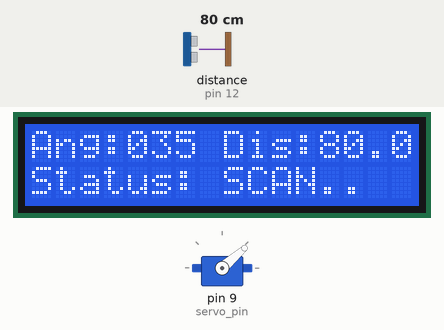
The sketch below on a simulated Arduino Uno, built with avr-gcc and run on an emulated ATmega328P. Shown: 16×2 character LCD, servo. The inputs (shaded band) are chosen by the test bench; at power-on: distance to the obstacle (sensor on pin 12) 80 cm. The echo pulse lasts 58.3 µs per cm; what the sketch prints to the serial monitor is not drawn.

Above: at 4.3 s.
4.4 s: distance to the obstacle (sensor on pin 12) set to 23 cm
At 5.2 s:
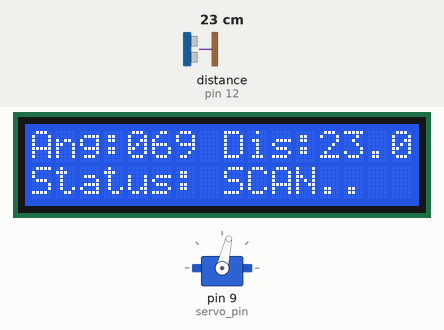
6.8 s: distance to the obstacle (sensor on pin 12) set to 18 cm
At 7.2 s:
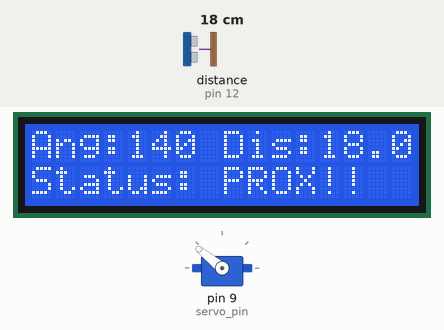
8.8 s: distance to the obstacle (sensor on pin 12) set to 12 cm
At 9.2 s:
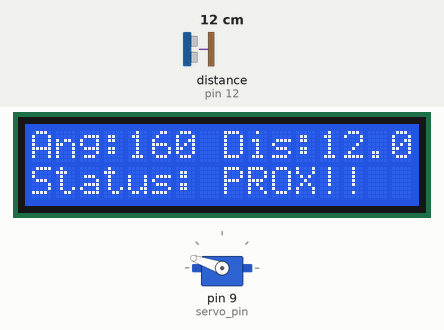
10.9 s: distance to the obstacle (sensor on pin 12) set to 9 cm
At 11.3 s:
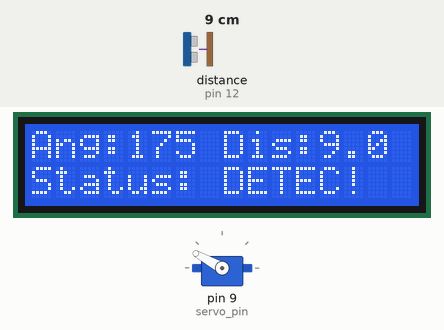
12.4 s: distance to the obstacle (sensor on pin 12) set to 183 cm
At 13.32 s:
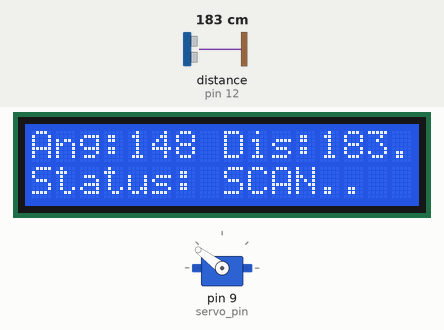
14.6 s: distance to the obstacle (sensor on pin 12) set to 120 cm
At 14.96 s:
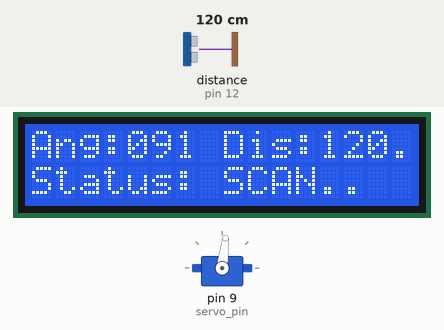
Timing chart, 0 to 53.1 s (numbered marks = the images above; inputs shaded):
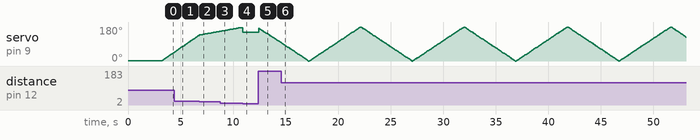

The sketch:

projeto_radar_sensor_botao_display_multitask20ok.ino
```cpp
/*Projeto Radar Ultrassonico
Programa: Radar Tracking object
Autor: Luiz C M Oliveira
Data: 08.12.2018
Versão:2.1 - Tracking objetct
Funcionamento: Ao detectar um objeto próximo reduz sua velocidade. Quando o objeto é DETECTADO reduz sua varredura ao objeto

*/
//Bibliotecas
#include <Servo.h>
#include <Ultrasonic.h>
#include <Wire.h>
#include <LiquidCrystal_I2C.h>

//Pinos de I/O
#define servo_pin 9           //pino pwm servo
#define TRIGGER_PIN  11
#define ECHO_PIN     12

//Objetos
Servo servo_radar; // Cria objeto servo
Ultrasonic ultrasonic(TRIGGER_PIN, ECHO_PIN); //cria objeto sensor ultrasonico
LiquidCrystal_I2C lcd(0x27,16,2);  // INSIRA o endereço do SEU display LCD obtido com o I2Cscanner

// variaveis de temporização
unsigned long previousMillisServo=0;
unsigned long previousMillisLED=0;
unsigned long previousMillisMede=0;
unsigned long previousMillisLCD=0;
unsigned long previousMillisSTA=0;
//unsigned long previousMillisPOT=0;
unsigned long previousMillisMSG=0;
//unsigned long previousMillisBOT=0;
//unsigned long lastDebounceTime=0;
unsigned long previousMillisMSGinit=0;
unsigned long previousMillisTRACK=0;
unsigned long previousMillisTRACKang;
unsigned long previousMillisSerial;


int intervalServo = 20;               //posicao atualizada a cada 10ms
int intervalLED = 200;                //Led pisca a cada 200ms
int intervalMedeDist = intervalServo; //Distancia medida a cada mudanca de posicao do servo
int intervalLCD = 100;                //Atualiza LCD a cada 300ms
int intervalSTA = intervalServo;      //Atualiza STATUS a cada movimento
//int intervalPOT = 5;                  //Atualiza valor potenciometros
int intervalMSG = 5;                  //Verifica se houve intenção de mudança de mensagem no display a cada 5ms
//int intervalBOT = 5;                  //Verifica se botao foi pressionado a cada 5ms
int intervalTRACK = 5;                //Intervalo para atualização velocidade e range - confome STATUS
int intervalTRACKang = 1;             //intervalo para atualização track angle;
int intervalSerial = 1000;             //Escreve na serial a cada 200ms (5x segundo)

// Controle movimento servo - inicializações
int ang_mid = 90;             //posição central servo
int vel = 20;                 //velocidade de varredura - conforme status do radar
int vel_default = 20;
int status_radar = 0;         //status radar - 0 - SCAN 1-PROX - 2-DETECT
int ang_ampl_default = 180;           //amplitude de varredura (180-0)
int ang_ampl = ang_ampl_default;
int ang_max = 180;
int ang_min = 0;
int ang = ang_min;            // angulo inicial de movimento
int ang_track = -1;            // angulo de detecção - -1 - objeto não detectado - 0 a 180 - angulo de track
int sensor_ang_correcao = 12;   // angulo de correção de detecção. Seguindo datasheet sensor ultrasonico

//Valores das leituras das entradas analógicas dos potenciometros
//int leitura_pot1_vel = 0;
//int leitura_pot2_ampl = 0;

//inicializações - leitor sensor ultrasonico
float distancia_cm;

//inicialização - variaveis de string para display
char *angs = malloc(4);
String stat[3]={"DETEC!","PROX!!","SCAN.."};

//inicializações - flags (variáveis binárias) e strings
String status = "SCAN";
int updown = LOW;       // contagem crescente e decrescente - LOW -> Crescente - HIGH ->decrescente
int display_msg = LOW;  //flag mensagem a ser mostrada no display - LOW (padrão) - HIGH - vel e ang_ampl
//int botao_press = LOW;  //flag indica se botao foi pressionado - HIGH - (SIM), LOW (Não)

void setup() {
   //pinMode(bot_pin, INPUT_PULLUP);
   Serial.begin(9600);
   lcd.init();                      // inicializa o LCD
   lcd.backlight();                 // acende a luz de fundo
   msginit_display();               // mostra mensagens iniciais
   servo_radar.attach(servo_pin);
   servo_radar.write(ang_mid);      //varredura começa no meio do curso
}

void loop() {
   // Loop - Multitarefa - Multitasking
   // obtem o tempo atual - millis()
   // Cada evento precisa de uma declaraçao if dentro do intervalo de tempo especificado

   unsigned long currentMillis = millis();
   intervalServo = vel;
//   ang_max = ang_mid + ang_ampl/2;     //atualiza limites conforme ang_ampl;
//   ang_min = ang_mid - ang_ampl/2;

   // Movimente Servomotor
   if ((unsigned long)(currentMillis - previousMillisServo) >= intervalServo){//Já passou o tempo para movimentação do servo? - Se sim execute, se não ignore

      if (status_radar != 2){ //Se o radar NÃO detectou nada
        if(updown == LOW){ //se não chegou no fim de curso - incrementa angulo
          ang++;
        }
        else if (updown == HIGH)
        {
          ang--; //se chegou - decremente angulo
        };
          servo_radar.write(ang);//posiciona radar - escreva angulo no servo

        if ((updown==LOW && ang>ang_max) || (updown==HIGH && ang < ang_min)) //Verifica se é momento de inverter o movimento do servo
          {                                                                  //inverte a direção se: a) (Ang++ e ang>ang_max) OU (Ang-- e ang<ang_min)
            updown=!updown;
          }
        }
      // atualiza o temmpo de movimentação do servo em previousMillisServo
      previousMillisServo = currentMillis;
      }

   // Meça distância
   if ((unsigned long)(currentMillis - previousMillisMede) >= intervalMedeDist) {//Já passou o tempo para medição da distancia? Se sim execute, se não ignore
      long microsec = ultrasonic.timing(); //emissão do sinal e medição do tempo de eco em microsegundos
      distancia_cm = ultrasonic.convert(microsec, Ultrasonic::CM); //conversao do tempo de eco para distância
      previousMillisMede = currentMillis;
   }

   //Atualize display - conforme mensagem necessária (display_msg)
   if ((unsigned long)(currentMillis - previousMillisLCD) >= intervalLCD) {//Já passou o tempo para atualização do display?
    if (display_msg == LOW){  //Nesta condição deverá ser apresentado no display a distancia, angulo e status
          lcd.clear();
          lcd.setCursor(0,0);
          lcd.print("Ang:");
          lcd.setCursor(8,0);
          lcd.print("Dis:");
          lcd.setCursor(0,1);
          lcd.print("Status: ");
          sprintf(angs, "%03d", ang);
          lcd.setCursor(4,0);
          lcd.print(angs);
          lcd.setCursor(12,0);
          lcd.print(distancia_cm,1);
          lcd.setCursor(8,1);
          lcd.print(status);
      }
    else if(display_msg == HIGH){//Nesta condição deverá ser apresentado - vel e ang de varredura
          lcd.clear();
          lcd.setCursor(0,0);
          lcd.print("*** Settings ***");
          lcd.setCursor(0,1);
          lcd.print("vel:");
          lcd.setCursor(4,1);
          lcd.print(vel);
          lcd.setCursor(8,1);
          lcd.print("ampl:");
          lcd.setCursor(13,1);
          lcd.print(ang_ampl);
          }
          previousMillisLCD = currentMillis;
   }

  //Atualize o STATUS de detecção - SCAN, PROX ou DETEC
    if ((unsigned long)(currentMillis - previousMillisSTA) >= intervalSTA){//Já é tempo de atualizar o status?
      if (distancia_cm > 20){
        status = stat[2]; //"SCAN.."
        status_radar = 0;
      }
      else if(distancia_cm <=20 && distancia_cm>10){
        status = stat[1]; //"PROX"
        status_radar = 1;
        }
      else {
        status = stat[0]; //"DETEC"
        status_radar = 2;
      }
    previousMillisSTA = currentMillis;
    }

    //Atualiza velocidade
    if ((unsigned long)(currentMillis - previousMillisTRACK) >= intervalTRACK){//Já passou o tempo para atualização velocidade?
      switch(status_radar){
        case 0: //Modo scan
          vel = vel_default; //velocidade padrão
          ang_ampl = ang_ampl_default;
          ang_mid = 90;
          ang_max = ang_mid + ang_ampl/2;
          ang_min = ang_mid - ang_ampl/2;
          break;

        case 1://Modo objeto próximo - restringe a varredura
          vel = (vel_default*4); //25% velocidade padrão
          ang_ampl = 10;

          if(updown == LOW){//se angulo aumentando;
            ang_mid = ang + sensor_ang_correcao;
            if ((ang_mid + ang_ampl/2)<180){
                ang_max = ang_mid + ang_ampl/4;
                ang_min = ang_mid - ang_ampl/4;
                }
            }
          else
          {// se angulo diminuindo
            ang_mid = ang - sensor_ang_correcao;
            if ((ang_mid - ang_ampl/2)>0){
                ang_max = ang_mid + ang_ampl/4;
                ang_min = ang_mid - ang_ampl/4;
                }
            }

        break;
     }
        previousMillisTRACK = currentMillis;
    }

     //Escrever valores na serial - depuração
    if ((unsigned long)(currentMillis - previousMillisSerial) >= intervalSerial){//Já passou o tempo para atualização range e velocidade?
        Serial.print("vel: ");
        Serial.println(vel);
        Serial.print("ang: ");
        Serial.println(ang);
        Serial.print("ampl:" );
        Serial.println(ang_ampl);
        Serial.print("mid_angle: ");
        Serial.println(ang_mid);
        Serial.print("ang_min: ");
        Serial.println(ang_min);
        Serial.print("ang_max: ");
        Serial.println(ang_max);
        Serial.print("track_angle: ");
        Serial.println(ang_track);
        Serial.print("status: ");
        Serial.println(status_radar);
        Serial.println();

      previousMillisSerial = currentMillis;
    }

    //Track angle
    if ((unsigned long)(currentMillis - previousMillisTRACKang) >= intervalTRACKang){//Já passou o tempo para atualização track_angle?
      if (status_radar == 2){                 // Se o objeto foi detectado atualiza mid_angle
          if(updown == LOW){  //servo sentido angulo crescente
              ang_track = ang + sensor_ang_correcao;//   servo_radar.read();     //angulo de track = angulo do servo;
              servo_radar.write(ang_track + sensor_ang_correcao);
          }
          else{
              ang_track = ang - sensor_ang_correcao;//   servo_radar.read();     //angulo de track = angulo do servo;
              servo_radar.write(ang_track - sensor_ang_correcao);
            }
      }

      previousMillisTRACKang = currentMillis;
    }

}//loop

//Rotina para mostrar mensagens iniciais no display
void msginit_display(){
  lcd.clear();
  lcd.setCursor(0,0);
  lcd.print("** Projeto Radar **");
  lcd.setCursor(0,1);
  lcd.print("MIC 2019");
  delay(1000);
  lcd.clear();
  lcd.setCursor(0,0);
  lcd.print("** Projeto Radar **");
  lcd.setCursor(0,1);
  lcd.print("**** Autor ****");
  delay(1000);
  lcd.clear();
  lcd.setCursor(0,0);
  lcd.print("** Projeto Radar **");
  lcd.setCursor(0,1);
  lcd.print("Luiz Marangoni");
  delay(1000);
}
```

Measured:
- the behaviour switches between 21 and 20 cm on distance to the obstacle (sensor on pin 12) (found by bisection; images 1 and 2)
- the behaviour switches between 11 and 10 cm on distance to the obstacle (sensor on pin 12) (found by bisection; images 3 and 4)
- after the input at 10.9 s, the display: first differs from a run without the input after 0.10 s (image 4)
- after the input at 12.4 s, the display: first changes after 0.33 s (image 5 shows a later state)
